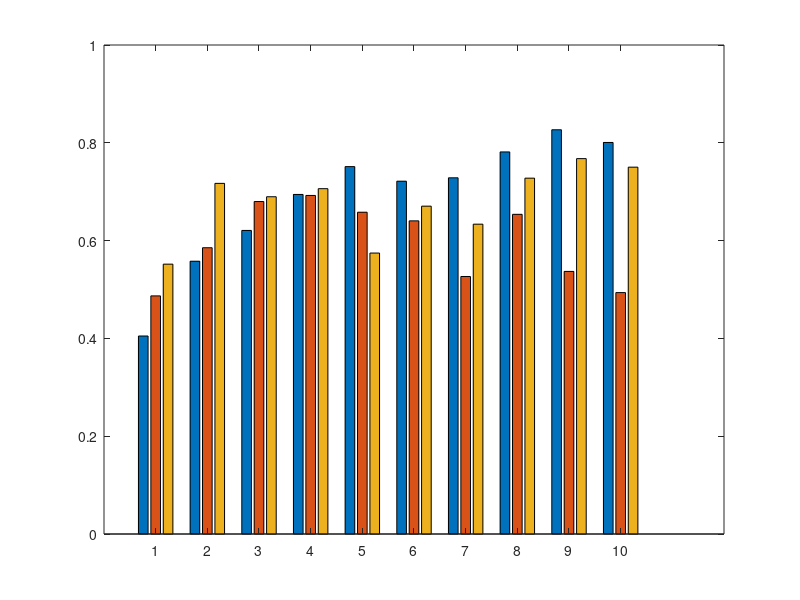

Here is the MATLAB script that generated this plot: (Note: this script raises an error after producing the figure.)
Sgrowth=[0.4049	0.55785	0.6208	0.6944	0.75135	0.7215	0.72845	0.78135	0.826684211	0.8284];
generation=[1 2 3 4 5 6 7 8 9 10];
Mgrowth=[0.48695	0.58545	0.6799	0.69235	0.65805	0.6404	0.5266	0.65375	0.537	0.4937];
Mgrowth2=[0.55185	0.71705	0.6897	0.7062	0.57455	0.67045	0.6336	0.7277	0.76765	0.7502];
 
y =[0.4049	0.48695	0.55185; 0.55785 0.58545	0.71705; 0.6208	0.6799	0.6897; 0.6944	0.69235	0.7062; 0.75135	0.65805	0.57455; 0.7215	0.6404	0.67045; 0.72845	0.5266	0.6336; 0.78135	0.65375	0.7277; 0.826684211	0.537	0.76765; 0.8007	0.4937	0.7502];
b=bar(y);
b(1).BarWidth = 1;
b(2).BarWidth = 1;
b(3).BarWidth = 1;
b(2).LineStyle = '--';
b(2).LineWidth=1.5;
b(3).LineStyle = ':';
b(3).LineWidth=1.5
l = cell(1,3);
l{1}='Single Species Growth Rate '; l{2}='Multiple Species Growth Rate1'; l{3}='Multiple Species Growth Rate2';    
legend(b,l);
xlabel('Generations');
ylabel('Average Growth Rate')
title(' Relation Among Growth Rate of Single and Multiple Species');

